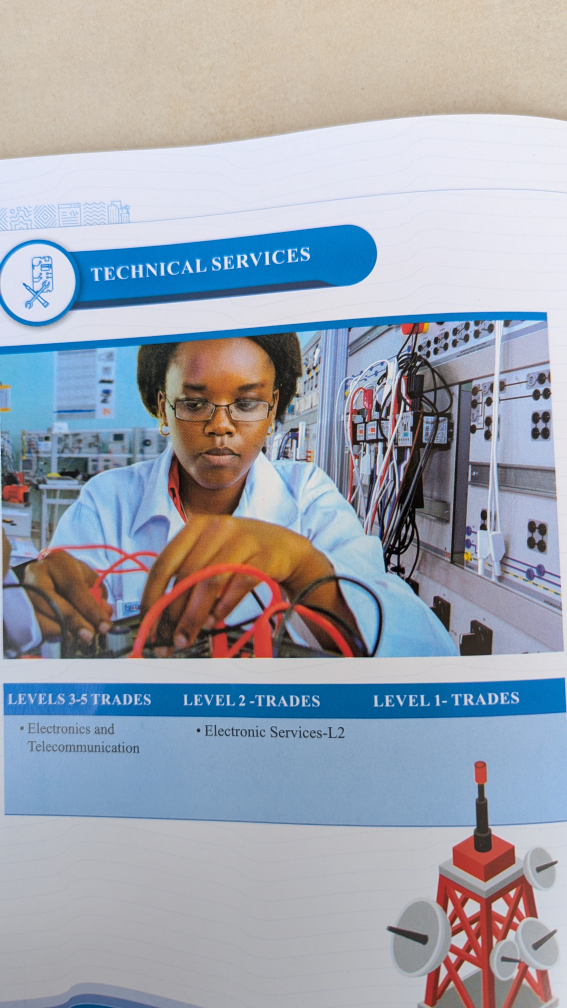
#> input picture rtb_images/PXL_20260114_092741116.jpg, 2268 x 4032 px (shown at 1/4 size)
$ python magic_process.py
#> lines starting #> are read from the running program, lines starting #| are printed output that depends on the picture; after the words box and inside, x2 and y2 are one past the last pixel; in counts of white or black regions, pixels touching at a corner belong together
import cv2
import numpy as np
import os

def magic_process(filename, output_name, rotate=False):
#> called with filename = 'rtb_images/PXL_20260114_092741116.jpg', output_name = 'web_ready_construction.jpg', rotate = False
    if not os.path.exists(filename):
        print(f"⚠️  Missing file: {filename}")
        return

    # 1. Load the image
    img = cv2.imread(filename)
#> img is the input picture: shape (4032, 2268, 3); mean B, G, R 175.9, 164.4, 157.9
    if rotate:
        img = cv2.rotate(img, cv2.ROTATE_90_CLOCKWISE)

    # 2. Find the edges (The "Banana" Logic)
    # Resize slightly for better detection
    h, w = img.shape[:2]
#> h = 4032; w = 2268
    ratio = h / 1500.0
#> ratio = 2.69
    img_resized = cv2.resize(img, (int(w / ratio), 1500))

    gray = cv2.cvtColor(img_resized, cv2.COLOR_BGR2GRAY)
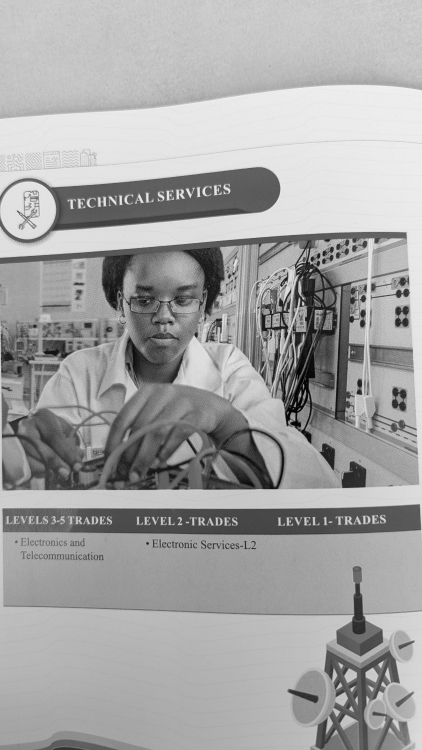
#> gray: shape (1500, 843) (shown at 1/2 size); min 0, max 251, mean 163.6
    blurred = cv2.GaussianBlur(gray, (5, 5), 0)
    edged = cv2.Canny(blurred, 50, 200)
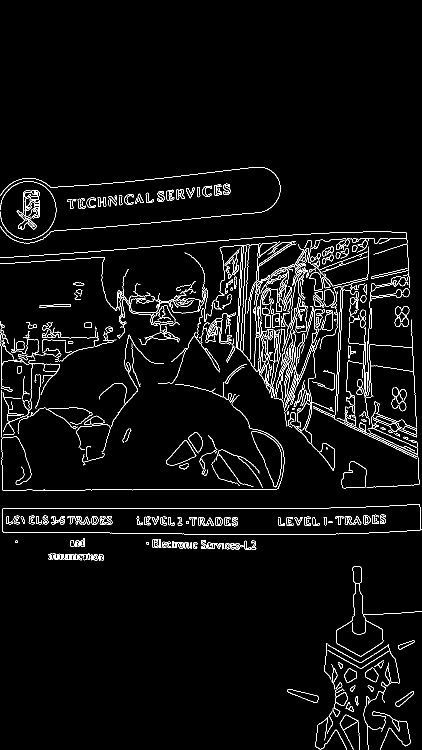
#> edged: shape (1500, 843) (shown at 1/2 size); 3.6% white in thin lines or dots, all inside (x1, y1, x2, y2) = (0, 334, 843, 1500)

    cnts, _ = cv2.findContours(edged, cv2.RETR_LIST, cv2.CHAIN_APPROX_SIMPLE)
#> cnts = 656 contours, 303 with area under 20; largest, box (x1, y1, x2, y2) and area: (4, 1008, 843, 1070) 42286, (4, 1008, 842, 1070) 42282, (672, 1132, 767, 1313) 6554, (672, 1166, 767, 1313) 5895, (503, 862, 564, 975) 3306
    cnts = sorted(cnts, key=cv2.contourArea, reverse=True)[:5]
#> cnts = 5 contours; box (x1, y1, x2, y2) and area: (4, 1008, 843, 1070) 42286, (4, 1008, 842, 1070) 42282, (672, 1132, 767, 1313) 6554, (672, 1166, 767, 1313) 5895, (503, 862, 564, 975) 3306

    screenCnt = None
    for c in cnts:
        peri = cv2.arcLength(c, True)
        approx = cv2.approxPolyDP(c, 0.02 * peri, True)
        if len(approx) == 4:
            screenCnt = approx
            break
#> this loop made 1 pass
#> (peri, screenCnt) on pass 1: (1791.4, [[842, 1059], [837, 1008], [4, 1021], [6, 1064]])

    # 3. Transform & Flatten (Perspective Correction)
    if screenCnt is not None:
        pts = screenCnt.reshape(4, 2) * ratio
#> pts = [[2263.3, 2846.6], [2249.9, 2709.5], [10.75, 2744.4], [16.13, 2860]]
        rect = np.zeros((4, 2), dtype="float32")

        # Order points: TL, TR, BR, BL
        s = pts.sum(axis=1)
#> s = [5109.9, 4959.4, 2755.2, 2876.2]
        rect[0] = pts[np.argmin(s)]
        rect[2] = pts[np.argmax(s)]
        diff = np.diff(pts, axis=1)
#> diff = [583.3, 459.6, 2733.7, 2843.9]
        rect[1] = pts[np.argmin(diff)]
        rect[3] = pts[np.argmax(diff)]

        (tl, tr, br, bl) = rect
        widthA = np.sqrt(((br[0] - bl[0]) ** 2) + ((br[1] - bl[1]) ** 2))
        widthB = np.sqrt(((tr[0] - tl[0]) ** 2) + ((tr[1] - tl[1]) ** 2))
        maxWidth = max(int(widthA), int(widthB))

        heightA = np.sqrt(((tr[0] - br[0]) ** 2) + ((tr[1] - br[1]) ** 2))
        heightB = np.sqrt(((tl[0] - bl[0]) ** 2) + ((tl[1] - bl[1]) ** 2))
        maxHeight = max(int(heightA), int(heightB))

        dst = np.array([[0, 0], [maxWidth-1, 0], [maxWidth-1, maxHeight-1], [0, maxHeight-1]], dtype="float32")
        M = cv2.getPerspectiveTransform(rect, dst)
        warped = cv2.warpPerspective(img, M, (maxWidth, maxHeight))
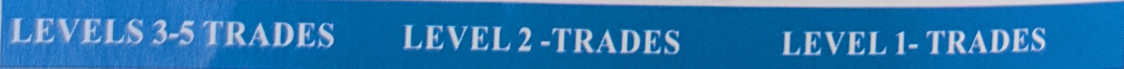
#> warped: shape (137, 2247, 3) (shown at 1/2 size); mean B, G, R 174.5, 116.5, 37.3
    else:
        # Fallback if edges aren't sharp
        print(f"⚠️  Could not auto-detect corners for {filename}, cropping center.")
        warped = img[int(h*0.05):int(h*0.95), int(w*0.05):int(w*0.95)]

    # 4. Enhance (Web Ready)
    # Brightness/Contrast boost
    lab = cv2.cvtColor(warped, cv2.COLOR_BGR2LAB)
#> lab: shape (137, 2247, 3); mean of channels 0, 1, 2 121.2, 128.4, 91.1
    l, a, b = cv2.split(lab)
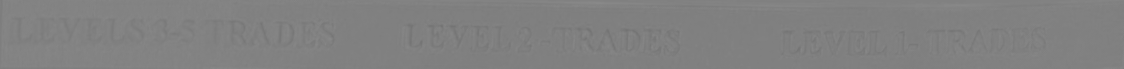
#> a: shape (137, 2247) (shown at 1/2 size); min 114, max 138, mean 128.4
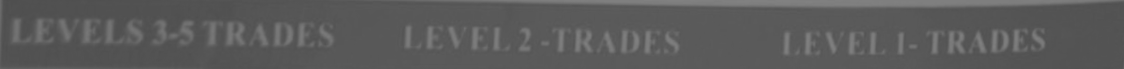
#> b: shape (137, 2247) (shown at 1/2 size); min 77, max 129, mean 91.1
    clahe = cv2.createCLAHE(clipLimit=2.0, tileGridSize=(8,8))
    cl = clahe.apply(l)
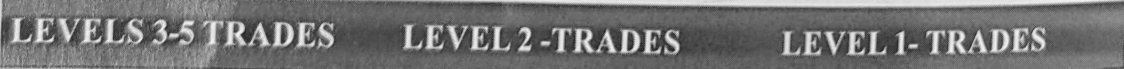
#> cl: shape (137, 2247) (shown at 1/2 size); min 30, max 245, mean 114.9
    final = cv2.cvtColor(cv2.merge((cl,a,b)), cv2.COLOR_LAB2BGR)
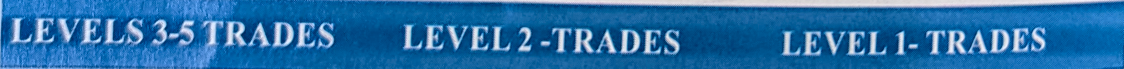
#> final: shape (137, 2247, 3) (shown at 1/2 size); mean B, G, R 168.2, 111.1, 38.8

    cv2.imwrite(output_name, final)
    print(f"✅ Created perfect scan: {output_name}")

# Run the magic
magic_process("rtb_images/PXL_20260114_092741116.jpg", "web_ready_construction.jpg")
# magic_process("1000626303.jpg", "web_ready_surveyor.jpg")
# magic_process("1000626307.jpg", "web_ready_solar.jpg", rotate=True)

$ run again, with rtb_images/PXL_20260114_094441882.jpg copied over rtb_images/PXL_20260114_092741116.jpg
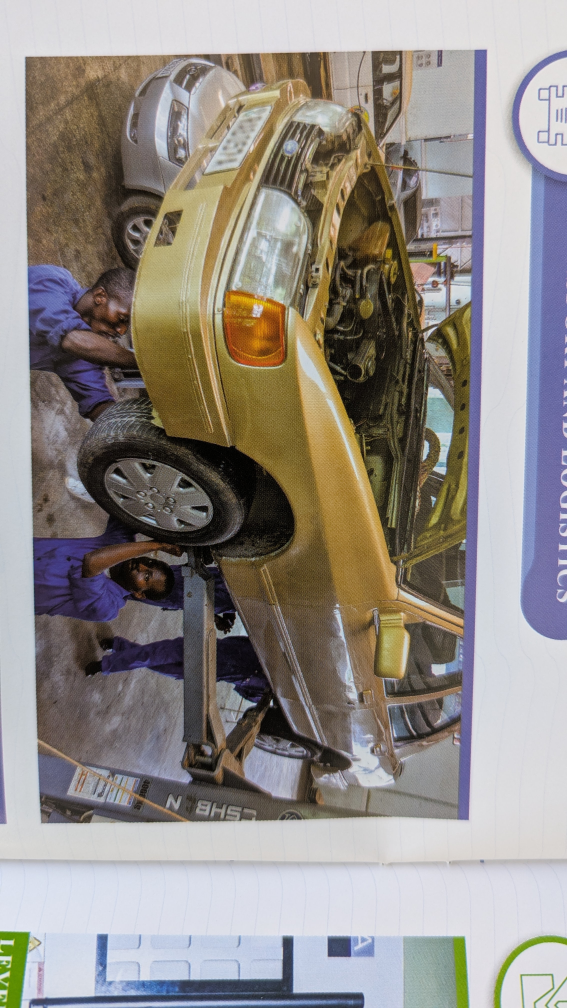
#> input picture rtb_images/PXL_20260114_094441882.jpg, 2268 x 4032 px (shown at 1/4 size)
#> in magic_process, img is the input picture: shape (4032, 2268, 3); mean B, G, R 135.2, 140.3, 146.1
#> in magic_process, `edged = cv2.Canny(blurred, 50, 200)`:
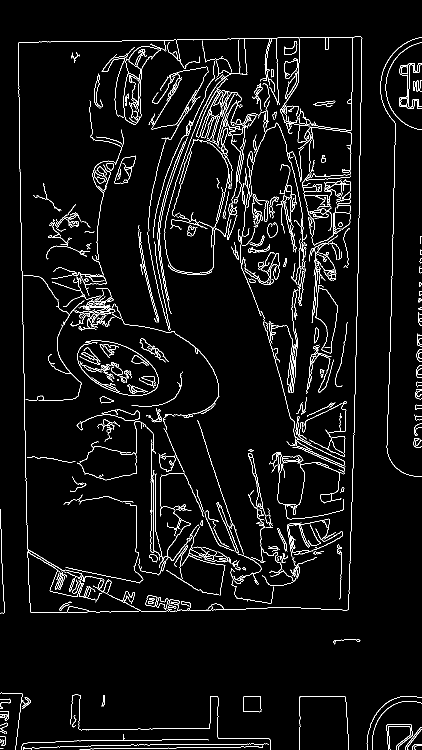
#> edged: shape (1500, 843) (shown at 1/2 size); 4.3% white in thin lines or dots
#> in magic_process, `cnts, _ = cv2.findContours(edged, cv2.RETR_LIST, cv2.CHAIN_APPROX_SIMP..`: cnts = 531 contours, 311 with area under 20; largest, box (x1, y1, x2, y2) and area: (155, 681, 317, 792) 12444, (155, 681, 317, 792) 12332, (630, 570, 676, 707) 3176, (630, 575, 676, 707) 3117, (247, 87, 333, 250) 2954
#> in magic_process, `cnts = sorted(cnts, key=cv2.contourArea, reverse=True)[:5]`: cnts = 5 contours; box (x1, y1, x2, y2) and area: (155, 681, 317, 792) 12444, (155, 681, 317, 792) 12332, (630, 570, 676, 707) 3176, (630, 575, 676, 707) 3117, (247, 87, 333, 250) 2954
#> the loop in magic_process, `for c in cnts:` made 5 passes
#> peri on passes 1 to 5: 471.1, 493.6, 358.8, 324.1, 883.4
#> lab: shape (3629, 2041, 3); mean of channels 0, 1, 2 135.9, 130.7, 134
#> in magic_process, `final = cv2.cvtColor(cv2.merge((cl,a,b)), cv2.COLOR_LAB2BGR)`:
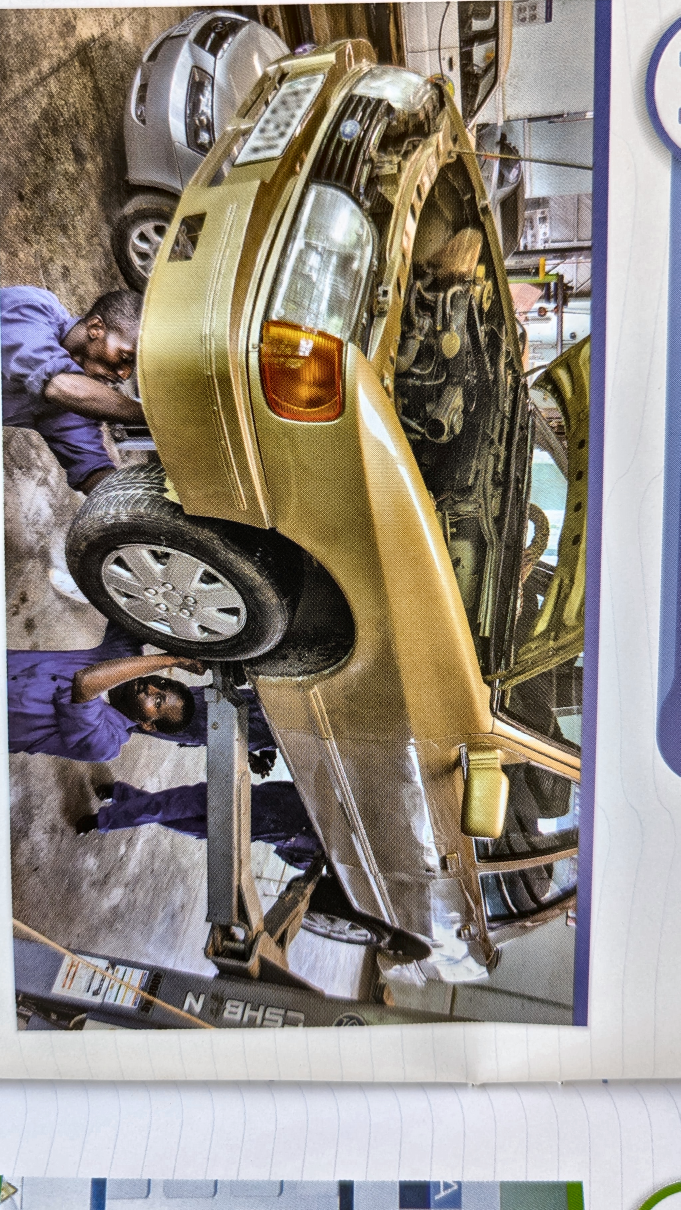
#> final: shape (3629, 2041, 3) (shown at 1/3 size); mean B, G, R 129, 137.5, 145.7

$ run again, with rtb_images/PXL_20260114_094449198.jpg copied over rtb_images/PXL_20260114_092741116.jpg
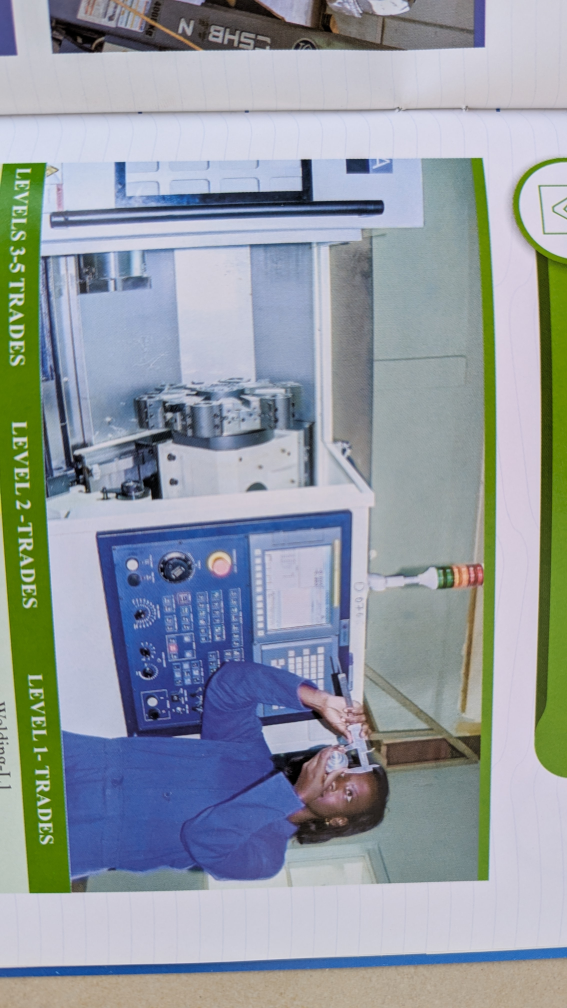
#> input picture rtb_images/PXL_20260114_094449198.jpg, 2268 x 4032 px (shown at 1/4 size)
#> in magic_process, img is the input picture: shape (4032, 2268, 3); mean B, G, R 162.1, 154.9, 146.7
#> in magic_process, `edged = cv2.Canny(blurred, 50, 200)`:
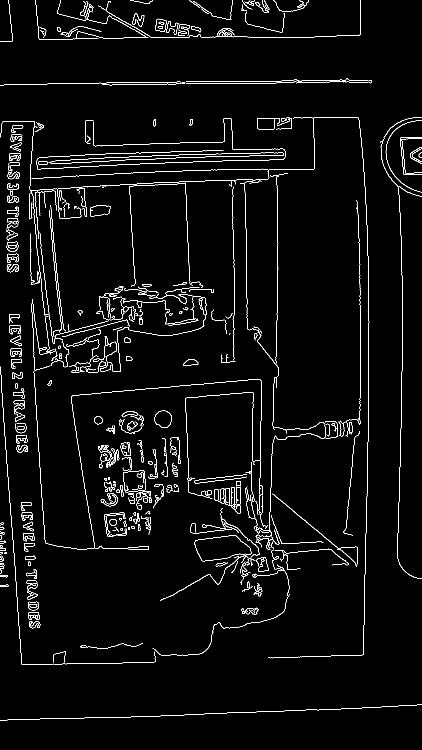
#> edged: shape (1500, 843) (shown at 1/2 size); 3.1% white in thin lines or dots
#> in magic_process, `cnts, _ = cv2.findContours(edged, cv2.RETR_LIST, cv2.CHAIN_APPROX_SIMP..`: cnts = 451 contours, 253 with area under 20; largest, box (x1, y1, x2, y2) and area: (389, 1070, 504, 1123) 4048, (389, 1070, 503, 1123) 4003, (246, 941, 292, 985) 1676, (246, 941, 292, 985) 1658, (309, 821, 344, 856) 906
#> in magic_process, `cnts = sorted(cnts, key=cv2.contourArea, reverse=True)[:5]`: cnts = 5 contours; box (x1, y1, x2, y2) and area: (389, 1070, 504, 1123) 4048, (389, 1070, 503, 1123) 4003, (246, 941, 292, 985) 1676, (246, 941, 292, 985) 1658, (309, 821, 344, 856) 906
#> the loop in magic_process, `for c in cnts:` made 1 pass
#> (peri, screenCnt) on pass 1: (295.1, [[503, 1104], [471, 1070], [389, 1084], [405, 1122]])
#> pts = [[1352.1, 2967.6], [1266, 2876.2], [1045.6, 2913.8], [1088.6, 3015.9]]
#> s = [4319.6, 4142.2, 3959.4, 4104.6]
#> diff = [1615.5, 1610.1, 1868.2, 1927.3]
#> lab: shape (125, 267, 3); mean of channels 0, 1, 2 193.7, 130.8, 117.5
#> in magic_process, `cl = clahe.apply(l)`:
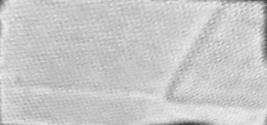
#> cl: shape (125, 267); min 58, max 235, mean 200.4
